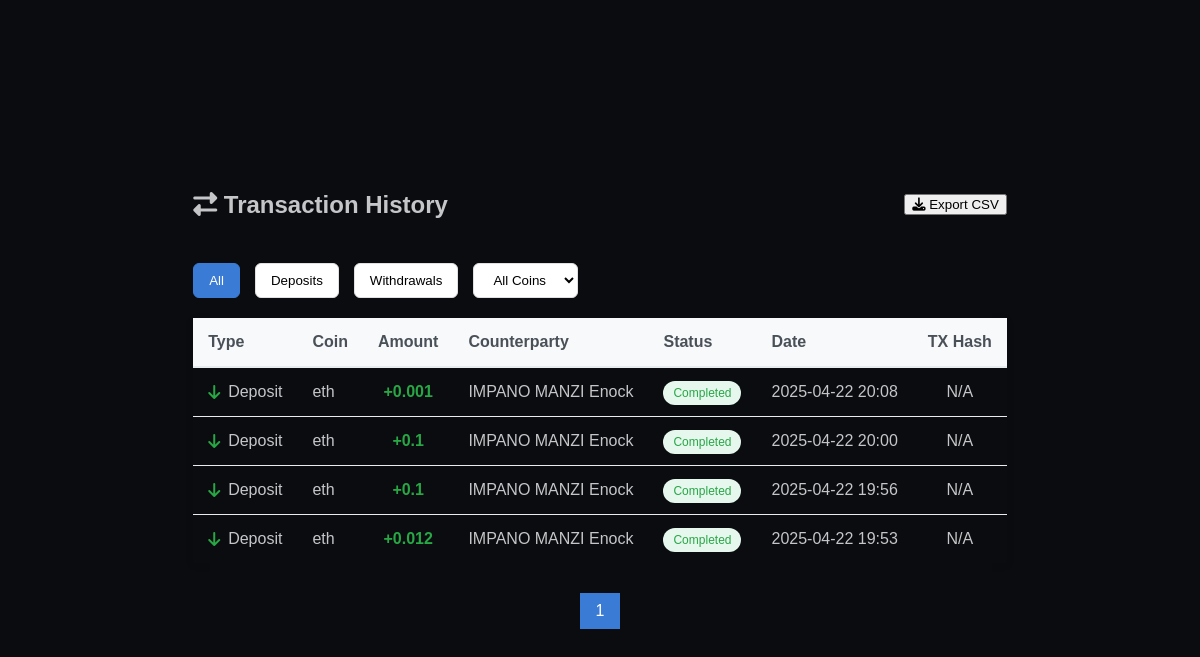
The app's page /account/transactions (signed in) with its own data.
### db/models.py (models this page shows, shortened)
class User(UserMixin, db.Model):
    __tablename__ = 'users'
    id = db.Column(db.Integer, primary_key=True)
    full_name = db.Column(db.String(255), nullable=False)
    email = db.Column(db.String(255), nullable=False, unique=True)
    password = db.Column(db.String(255), nullable=False)
    withdraw_password = db.Column(db.String(255), nullable=False)
    role = db.Column(SQLAlchemyEnum(UserRole), nullable=False, default=UserRole.USER)
    created_at = db.Column(db.DateTime, default=datetime.utcnow)
    updated_at = db.Column(db.DateTime, default=datetime.utcnow, onupdate=datetime.utcnow)
    kyc = db.relationship('KYC', back_populates='user', uselist=False, cascade='all, delete-orphan')
    account = db.relationship('Account', back_populates='user', uselist=False)
    btc_wallet = db.relationship('BTCWallet', back_populates='user', cascade='all, delete-orphan', uselist=False)
    eth_wallet = db.relationship('ETHWallet', back_populates='user', cascade='all, delete-orphan',uselist=False)
    usdt_wallet = db.relationship('USDTWallet', back_populates='user', cascade='all, delete-orphan',uselist=False)
    bnb_wallet= db.relationship('BNBWallet', back_populates='user', cascade='all, delete-orphan',uselist=False)

### blueprints/account.py (the view)
@account_bprt.route('/transactions')
@login_required
def transactions():
    page = request.args.get('page', 1, type=int)
    per_page = 10  # Transactions per page
    user_transactions = Transaction.query.filter(
        or_(
            Transaction.sender_id == current_user.id,
            Transaction.receiver_id == current_user.id
        )
    ).order_by(
        Transaction.created_at.desc()
    ).paginate(page=page, per_page=per_page, error_out=False)
    formatted_transactions = []
    for tx in user_transactions.items:
        if tx.sender_id == current_user.id:
            tx_type = "Withdrawal"
            counterparty = tx.receiver.full_name if tx.receiver else "External"
        else:
            tx_type = "Deposit"
            counterparty = tx.sender.full_name if tx.sender else "External"
        formatted_transactions.append({
            "id": tx.id,
            "type": tx_type,
            "coin": tx.coin.value,  #
            "amount": format(tx.amount, '.8f').rstrip('0').rstrip('.') if '.' in format(tx.amount, '.8f') else format(tx.amount, '.8f'),
            "counterparty": counterparty,
            "status": tx.status.capitalize(),
            "date": tx.created_at.strftime("%Y-%m-%d %H:%M"),
            "tx_hash": tx.tx_hash,
            "is_incoming": tx.receiver_id == current_user.id
        })
    return render_template(
        'user/transaction_history.html',
        transactions=formatted_transactions,
        pagination=user_transactions
    )

### app.py (called while the page is built)
@login_manager.user_loader
def load_user(user_id):
    return User.query.get(int(user_id))

### templates/user/transaction_history.html (shortened to what this page needs)
<!DOCTYPE html>
<html lang="en">
<head>
    <link rel="stylesheet" href="https://cdnjs.cloudflare.com/ajax/libs/font-awesome/6.4.0/css/all.min.css">
    <link rel="stylesheet" href="{{ url_for('static', filename='css/user/profile_kyc.css') }}">
</head>
<body>
    <div class="transaction-history">
        <div class="transaction-header">
            <h2><i class="fas fa-exchange-alt"></i> Transaction History</h2>
            <div>
                <button class="btn btn-primary">
                    <i class="fas fa-download"></i> Export CSV
                </button>
            </div>
        </div>
        <div class="transaction-filters">
            <button class="filter-btn active">All</button>
            <button class="filter-btn">Deposits</button>
            <button class="filter-btn">Withdrawals</button>
            <select class="filter-btn">
                <option>All Coins</option>
            </select>
        </div>
        {% if transactions %}
        <div class="table-responsive">
            <table class="transaction-table">
                <thead>
                    <tr>
                        <th>Type</th>
                        <th>Coin</th>
                        <th>Amount</th>
                        <th>Counterparty</th>
                        <th>Status</th>
                        <th>Date</th>
                        <th>TX Hash</th>
                    </tr>
                </thead>
                <tbody>
                    {% for tx in transactions %}
                    <tr>
                        <td>
                            <div class="tx-type">
                                {% if tx.is_incoming %}
                                    <i class="fas fa-arrow-down" style="color: #28a745;"></i> Deposit
                                {% else %}
                                    <i class="fas fa-arrow-up" style="color: #dc3545;"></i> Withdrawal
                                {% endif %}
                            </div>
                        </td>
                        <td>
                            <div style="display: flex; align-items: center; gap: 8px;">
                                {{ tx.coin }}
                            </div>
                        </td>
                        <td class="tx-amount {% if tx.is_incoming %}incoming{% else %}outgoing{% endif %}">
                            {% if tx.is_incoming %}+{% else %}-{% endif %}{{ tx.amount }}
                        </td>
                        <td>{{ tx.counterparty }}</td>
                        <td>
                            <span class="status-badge status-{{ tx.status|lower }}">
                                {{ tx.status }}
                            </span>
                        </td>
                        <td>{{ tx.date }}</td>
                        <td>
                            {% if tx.tx_hash %}
                            <a href="#" class="tx-hash" title="View on blockchain explorer">
                                {{ tx.tx_hash|truncate(10, True, '...') }}
                            </a>
                            {% else %}
                            N/A
                            {% endif %}
                        </td>
                    </tr>
                    {% endfor %}
                </tbody>
            </table>
        </div>
        {% if pagination %}
        <div class="pagination">
            {% for page_num in pagination.iter_pages(left_edge=1, right_edge=1, left_current=2, right_current=2) %}
                {% if page_num %}
                    {% if pagination.page == page_num %}
                        <span class="active">{{ page_num }}</span>
                    {% else %}
                        <a href="{{ url_for('account.transactions', page=page_num) }}">{{ page_num }}</a>
                    {% endif %}
                {% else %}
                    <span>...</span>
                {% endif %}
            {% endfor %}
        </div>
        {% endif %}
        {% else %}
        <div class="no-transactions">
            <i class="fas fa-exchange-alt" style="font-size: 48px; margin-bottom: 15px;"></i>
            <h3>No transactions yet</h3>
            <p>Your transaction history will appear here once you make your first deposit or withdrawal.</p>
        </div>
        {% endif %}
    </div>
</body>
</html>

### static/css/user/profile_kyc.css (style rules this page uses)
body { background-color: #0b0c10; color: #c5c6c7; font-family: 'Orbitron', sans-serif; margin: 0; padding: 0; min-height: 100vh; display: flex; justify-content: center; align-items: center; }
.transaction-table { width: 100%; border-collapse: collapse; margin-top: 20px; }
.transaction-table th, .transaction-table td { padding: 12px; text-align: center; border-bottom: 1px solid #444; }
.transaction-table th { background-color: #222; color: #00ff99; font-weight: bold; }

### templates/user/transaction_history.html (style rules this page uses)
.transaction-history { max-width: 1200px; margin: 0 auto; padding: 20px; }
.transaction-header { display: flex; justify-content: space-between; align-items: center; margin-bottom: 25px; }
.transaction-filters { display: flex; gap: 15px; margin-bottom: 20px; }
.filter-btn { padding: 8px 15px; border-radius: 6px; border: 1px solid #e0e0e0; background: white; cursor: pointer; transition: all 0.3s; }
.filter-btn.active { background: #3a7bd5; color: white; border-color: #3a7bd5; }
.transaction-table { width: 100%; border-collapse: collapse; box-shadow: 0 2px 10px rgba(0,0,0,0.05); }
.transaction-table th { text-align: left; padding: 15px; background: #f8f9fa; font-weight: 600; color: #495057; border-bottom: 2px solid #e9ecef; }
.transaction-table td { padding: 15px; border-bottom: 1px solid #e9ecef; vertical-align: middle; }
.transaction-table tr:last-child td { border-bottom: none; }
.tx-type { display: flex; align-items: center; gap: 8px; font-weight: 500; }
.tx-amount { font-weight: 600; }
.tx-amount.incoming { color: #28a745; }
.status-badge { padding: 5px 10px; border-radius: 12px; font-size: 12px; font-weight: 500; }
.status-completed { background: #e6f7ee; color: #28a745; }
.pagination { display: flex; justify-content: center; margin-top: 30px; gap: 5px; }
.pagination a, .pagination span { padding: 8px 15px; border: 1px solid #dee2e6; color: #3a7bd5; text-decoration: none; }
.pagination .active { background: #3a7bd5; color: white; border-color: #3a7bd5; }

### records on screen
User: coin "eth", amount "0.001", counterparty "IMPANO MANZI Enock", status "Completed", date "2025-04-22 20:08", amount "0.1", date "2025-04-22 20:00", date "2025-04-22 19:56", amount "0.012", date "2025-04-22 19:53"

### other values on screen
{{ page_num }} "1"
